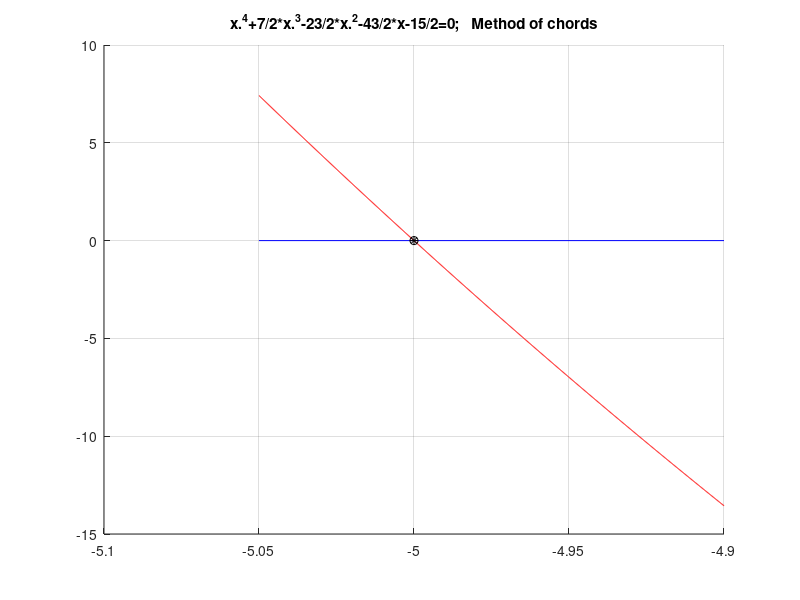

Reproduce this figure in MATLAB.

clc,close all

%------------------------   PRADINIAI DUOMENYS  ---------------------------


f='x.^4+7/2*x.^3-23/2*x.^2-43/2*x-15/2'

range=[-5.05 ; -4.90 ];
%range=[-2.10 ; -1.20 ];
%range=[-0.30 ; 0.60 ];
%range=[2.40 ; 3.30 ];
 
%f = '(2*x.*cos(x)) - (x/2 + 0.5).^3'
%range=[-2.00 ; -1.00 ];
%range=[0.00 ; 1.00 ];
%range=[1.00 ; 2.00 ];

eps=1e-9;  % parenkame tikslumo reiksme 
nitmax=100;% parenkame didziausia leistina iteraciju skaiciu
method='chords';


% braizomas funkcijos grafikas
npoints=1000; x=range(1): (range(2)-range(1))/(npoints-1) :range(2);  
figure(1); grid on; hold on;
str=[f,'=0;   Method of ',method]; title(str);
plot(x,eval(f),'r-');
plot(range,[0 0],'b-');

%------------------------   SPRENDIMAS  -----------------------------------

xn=range(1);xn1=range(2);prec=1;
nit=0;
while prec > eps
    nit=nit+1;
    if nit > nitmax, fprintf('Virsytas leistinas iteraciju skaicius');break;end
    plot(xn,0,'mp');h = findobj(gca,'Type','line');h1=h(1); % paskutinio grafinio objekto valdiklis irasomas handle masyvo priekyje
    plot(xn1,0,'cp');h = findobj(gca,'Type','line');h2=h(1);
    
            x=xn;fxn=eval(f);x=xn1;fxn1=eval(f);
            k=abs(fxn/fxn1);xmid=(xn+k*xn1)/(1+k);
            plot(xmid,0,'gs');plot([xn,xn1],[fxn,fxn1],'g-');h = findobj(gca,'Type','line');h3=h(1:2);
        
    x=xmid;fxmid=eval(f);
    
    % jeigu pradzioje tikriname kairi taska
    x=xn;fxn=eval(f);
    if sign(fxmid) == sign(fxn), xn=xmid;
    else, xn1=xmid;
    end
    
    input('Press Enter'), figure(1); % skaiciavimas stabdomas iki bus paspaustas Enter klavisas
    delete(h1);delete(h2);delete(h3);
    
    prec=abs(fxmid); 
    fprintf(1,'iteracija %d    tikslumas= %g \n',nit,prec);
end
plot(xmid,0,'k*');plot(xmid,0,'ko');
fprintf(1,'\n tikslumas pasiektas, saknis xmid=%g\n\n',xmid);


% ................................................................................
disp('.... Patikriname saknies reiksme, naudodami MATLAB funkcija fsolve: ....')
